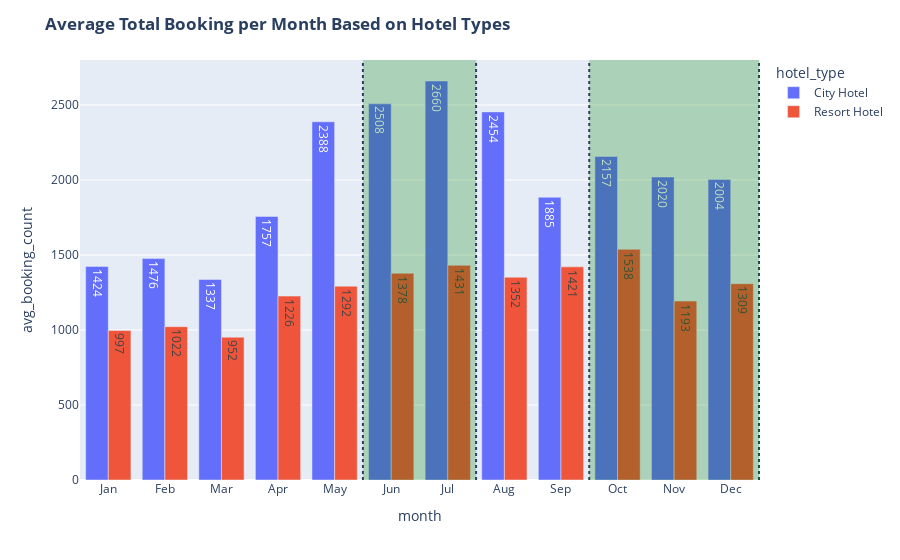

The cell this chart's notebook holds for it:
### Code cell
dfg = monthly_booking(df)
fig = px.bar(dfg, x='month',
             y='avg_booking_count',
             color='hotel_type',
             barmode='group',
             text='avg_booking_count',
             height=500
            )

fig.add_vline(x=4.5, line_dash="dot")
fig.add_vline(x=6.5, line_dash="dot")
fig.add_vrect(x0='4.5', x1='6.5', col=1,
              fillcolor='green', opacity=0.25, line_width=0)

fig.add_vline(x=8.5, line_dash="dot")
fig.add_vline(x=11.5, line_dash="dot")
fig.add_vrect(x0='8.5', x1='11.5', col=1,
              fillcolor='green', opacity=0.25, line_width=0)


fig.update_layout(
    title_text='<b>Average Total Booking per Month Based on Hotel Types<br>',
)

### Figure 1 — Plotly figure (JSON) as saved in the notebook; plotly's stock layout.template omitted (floating-point values rounded to 4 significant figures)
{"data": [{"alignmentgroup": "True", "hovertemplate": "hotel_type=City Hotel<br>month=%{x}<br>avg_booking_count=%{text}<extra></extra>", "legendgroup": "City Hotel", "marker": {"color": "#636efa", "pattern": {"shape": ""}}, "name": "City Hotel", "offsetgroup": "City Hotel", "orientation": "v", "showlegend": true, "text": [1424, 1476, 1337, 1757, 2388, 2508, 2660, 2454, 1885, 2157, 2020, 2004], "textposition": "auto", "type": "bar", "x": ["Jan", "Feb", "Mar", "Apr", "May", "Jun", "Jul", "Aug", "Sep", "Oct", "Nov", "Dec"], "xaxis": "x", "y": [1424, 1476, 1337, 1757, 2388, 2508, 2660, 2454, 1885, 2157, 2020, 2004], "yaxis": "y"}, {"alignmentgroup": "True", "hovertemplate": "hotel_type=Resort Hotel<br>month=%{x}<br>avg_booking_count=%{text}<extra></extra>", "legendgroup": "Resort Hotel", "marker": {"color": "#EF553B", "pattern": {"shape": ""}}, "name": "Resort Hotel", "offsetgroup": "Resort Hotel", "orientation": "v", "showlegend": true, "text": [997, 1022, 952, 1226, 1292, 1378, 1431, 1352, 1421, 1538, 1193, 1309], "textposition": "auto", "type": "bar", "x": ["Jan", "Feb", "Mar", "Apr", "May", "Jun", "Jul", "Aug", "Sep", "Oct", "Nov", "Dec"], "xaxis": "x", "y": [997, 1022, 952, 1226, 1292, 1378, 1431, 1352, 1421, 1538, 1193, 1309], "yaxis": "y"}], "layout": {"autosize": true, "barmode": "group", "legend": {"title": {"text": "hotel_type"}, "tracegroupgap": 0}, "margin": {"t": 60}, "shapes": [{"line": {"dash": "dot"}, "type": "line", "x0": 4.5, "x1": 4.5, "xref": "x", "y0": 0, "y1": 1, "yref": "y domain"}, {"line": {"dash": "dot"}, "type": "line", "x0": 6.5, "x1": 6.5, "xref": "x", "y0": 0, "y1": 1, "yref": "y domain"}, {"fillcolor": "green", "line": {"width": 0}, "opacity": 0.25, "type": "rect", "x0": "4.5", "x1": "6.5", "xref": "x", "y0": 0, "y1": 1, "yref": "y domain"}, {"line": {"dash": "dot"}, "type": "line", "x0": 8.5, "x1": 8.5, "xref": "x", "y0": 0, "y1": 1, "yref": "y domain"}, {"line": {"dash": "dot"}, "type": "line", "x0": 11.5, "x1": 11.5, "xref": "x", "y0": 0, "y1": 1, "yref": "y domain"}, {"fillcolor": "green", "line": {"width": 0}, "opacity": 0.25, "type": "rect", "x0": "8.5", "x1": "11.5", "xref": "x", "y0": 0, "y1": 1, "yref": "y domain"}], "title": {"text": "<b>Average Total Booking per Month Based on Hotel Types<br>"}, "xaxis": {"anchor": "y", "autorange": true, "domain": [0, 1], "range": [-0.5, 11.51], "title": {"text": "month"}, "type": "category"}, "yaxis": {"anchor": "x", "autorange": true, "domain": [0, 1], "range": [0, 2800], "title": {"text": "avg_booking_count"}, "type": "linear"}}}
